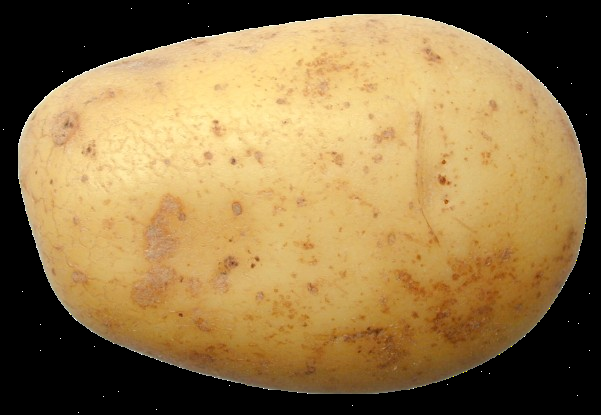
#> input picture dataset/fresh/freshPotato (1).png, 601 x 415 px, found by its file name; its folder holds only this picture in this run
$ jupyter execute --allow-errors Percobaan3_512_3_norm.ipynb   (older library calls are emulated)
#> lines starting #> are read from the running program, lines starting #| are printed output that depends on the picture
# Import Library

[cell 1]
import os
import cv2 as cv
import matplotlib.pyplot as plt
import numpy as np
import pandas as pd
from sklearn.model_selection import train_test_split, cross_val_predict
from sklearn.metrics import accuracy_score, classification_report
from skimage.feature import graycomatrix, graycoprops
from scipy.stats import entropy
from sklearn.ensemble import RandomForestClassifier
from sklearn.svm import SVC
from sklearn.neighbors import KNeighborsClassifier
from sklearn.metrics import accuracy_score, precision_score, recall_score, f1_score, confusion_matrix, classification_report
from sklearn.metrics import (confusion_matrix, ConfusionMatrixDisplay)
import seaborn as sns

Library seperti os digunakan untuk mengelola file dan direktori, sedangkan cv2 dari OpenCV. matplotlib.pyplot dan seaborn digunakan untuk visualisasi data dan hasil analisis. numpy dan pandas adalah pustaka fundamental untuk pengolahan array dan manipulasi data tabel. Untuk fitur dan tekstur gambar, digunakan graycomatrix dan graycoprops dari skimage, serta entropy dari scipy.stats. Library sklearn menyediakan berbagai alat penting dalam machine learning, seperti pemisahan data (train_test_split), validasi silang (cross_val_predict), pemodelan menggunakan algoritma seperti Random Forest, SVM, dan K-Nearest Neighbors, serta evaluasi performa model melalui metrik seperti akurasi, presisi, recall, F1-score, dan confusion matrix. Keseluruhan library ini bekerja sama untuk membangun sistem analisis citra berbasis machine learning yang terstruktur dan efisien.

# Define Resize Function

[cell 2]
def resize(image, new_row, new_column):
    row, column = image.shape
    new_image = np.zeros((new_row, new_column), dtype=np.uint8)

    for i in range(new_row):
        for j in range(new_column):
            x = int(i * row / new_row)
            y = int(j * column / new_column)

            x = min(x, row - 1)
            y = min(y, column - 1)

            new_image[i, j] = image[x, y]

    return new_image

Fungsi di atas merupakan fungsi resize manual yang digunakan untuk mengubah ukuran citra grayscale ke dimensi baru dengan metode nearest neighbor. Setiap piksel pada citra hasil mengambil nilai dari piksel terdekat di citra asli berdasarkan skala. Fungsi ini membantu standarisasi ukuran citra sebelum proses ekstraksi fitur dalam sistem analisis citra berbasis machine learning.

# Define Display Function

[cell 3]
def display(data, labels, samples_per_label=5):
    unique_labels = np.unique(labels)
    num_unique_labels = len(unique_labels)

    plt.figure(figsize=(samples_per_label * 2, num_unique_labels * 2))

    for i, label in enumerate(unique_labels):
        indices = np.where(labels == label)[0]

        selected_indices = indices[:samples_per_label]

        for j, idx in enumerate(selected_indices):
            plt.subplot(num_unique_labels, samples_per_label, i * samples_per_label + j + 1)
            plt.imshow(data[idx], cmap='gray')
            plt.axis('off')

            if j == 0:
                plt.title(f"Label: {label}")

    plt.tight_layout()
    plt.show()

Fungsi ini secara umum digunakan untuk menampilkan contoh-contoh gambar dari setiap kategori dalam dataset secara terstruktur. Gambar-gambar ditampilkan dalam grid, di mana setiap baris dikelompokkan berdasarkan label atau kelas yang berbeda. Untuk setiap kategori, sejumlah gambar akan ditampilkan dalam beberapa baris dan kolom sesuai jumlah yang telah ditentukan. Fungsi ini membantu dalam memvisualisasikan sebaran data dan memastikan bahwa gambar dalam setiap kategori telah dimuat dengan benar. Judul label ditampilkan hanya sekali di bagian atas blok gambar agar lebih jelas dan tidak membingungkan.

# Data Loading

[cell 4]
data = []
labels = []
file_name = []

for sub_folder in os.listdir("dataset\\"):
    sub_folder_files = os.listdir(os.path.join("dataset\\", sub_folder))
    for i, filename in enumerate(sub_folder_files):
        img_path = os.path.join("dataset\\", sub_folder, filename)
        img = cv.imread(img_path)
#> img is the input picture: shape (415, 601, 3); mean B, G, R 71.3, 117.6, 145.4

        img = cv.cvtColor(img, cv.COLOR_BGR2GRAY)
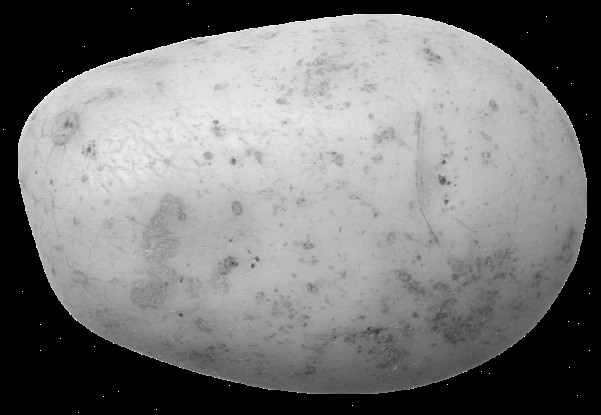
#> img: shape (415, 601); min 0, max 255, mean 120.6
        img = resize(img, 512, 512)  # resize gambar
#> after the loop in resize, `for i in range(new_row):`:
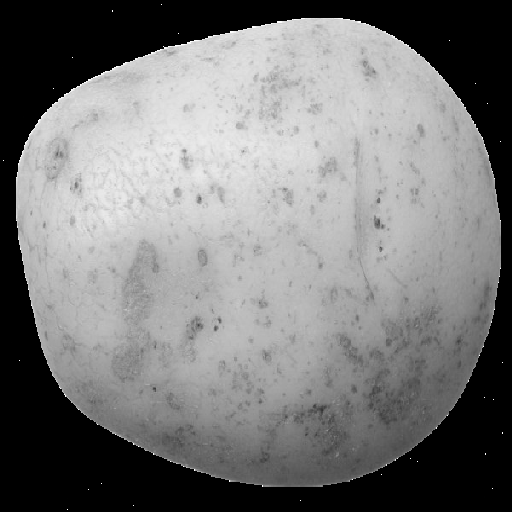
#> new_image: shape (512, 512); min 0, max 255, mean 120.6

        data.append(img)
        labels.append(sub_folder)
        name = os.path.splitext(filename)[0]
        file_name.append(filename)

data = np.array(data)
labels = np.array(labels)

Fungsi pemuatan data ini secara umum bertujuan untuk membaca seluruh gambar dari suatu folder dataset yang tersusun berdasarkan kategori. Setiap gambar yang ditemukan akan diproses dengan cara diubah ke format hitam putih dan disesuaikan ukurannya agar seragam. Proses ini juga menyaring gambar yang rusak atau tidak bisa dibaca. Setelah itu, semua gambar yang telah diproses, beserta informasi kategorinya, dikumpulkan dan disiapkan dalam bentuk struktur data yang rapi agar dapat digunakan pada tahap analisis atau pelatihan model selanjutnya.

# Data Understanding

Kode ini digunakan untuk menampilkan distribusi jumlah data gambar berdasarkan labelnya. `np.unique` menghitung jumlah kemunculan setiap label, lalu hasilnya diurutkan dan divisualisasikan menggunakan diagram batang (`plt.bar`). Grafik ini membantu memahami apakah data seimbang atau tidak antar label. Informasi tambahan seperti total data, jumlah label unik, dan detail distribusi per label juga ditampilkan di konsol untuk memperkuat analisis awal dataset.

[cell 5]
unique_labels, counts = np.unique(labels, return_counts=True)

sorted_indices = np.argsort(unique_labels)
sorted_labels = unique_labels[sorted_indices]
sorted_counts = counts[sorted_indices]

plt.figure(figsize=(6, 4))
plt.bar(sorted_labels, sorted_counts)
plt.xticks(rotation=45)
plt.ylabel("Jumlah Gambar")
plt.title("Distribusi Data per Label")
plt.tight_layout()
plt.show()
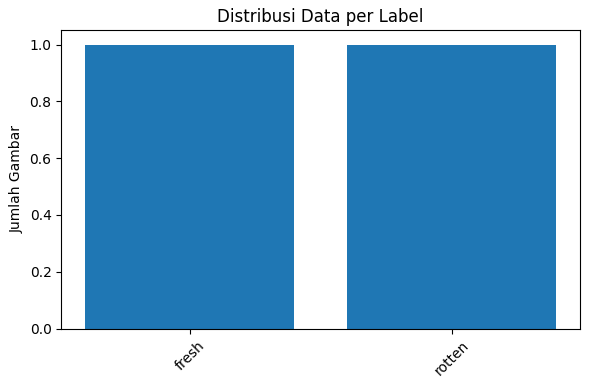
#> figure drawn by matplotlib, 1 panel

print("Jumlah total data:", len(labels))
print("Jumlah label unik:", len(np.unique(labels)))
print("Distribusi label:")
for label, count in zip(sorted_labels, sorted_counts):
    print(f"  {label}: {count} file")

# Display Sample

[cell 6]
display(data, labels)
#> in display, `plt.show()`:
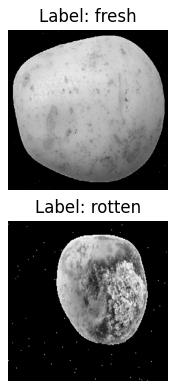
#> figure drawn by matplotlib, 2 panels

# Preprocessing

## Define Preprocessing Function

[cell 7]
def median(image, size):
    paddedImage = np.pad(image, ((size//2, size//2), (size//2, size//2)), mode='edge')
    newImage = np.zeros(image.shape)

    for y in range(image.shape[1]):
        for x in range(image.shape[0]):
            area = paddedImage[y:y + size, x:x + size]
            values = area.flatten()
            sortedValues = sorted(values)
            medianValue = sortedValues[len(sortedValues) // 2]
            newImage[y, x] = medianValue
    return newImage

def normalisasi(image):
    baris, kolom = image.shape
    canvas = np.zeros_like(image)
    min_value = np.min(image)
    max_value = np.max(image)
    rentang = max_value - min_value

    for i in range(baris):
        for j in range(kolom):
            canvas[i,j] = ((image[i,j] - min_value) / rentang) * 255

    canvas = canvas.astype(np.uint8)
    return canvas

Fungsi di atas merupakan median filter yang memiliki dua buah parameter masing-masing adalah image yang akan memuat gambar dan size yang akan memuat ukuran kernel filter median itu sendiri. Fungsi secara garis besar akan memproses gambar dengan melakukan perulangan tiap area berdasarkan ukuran kernel pada argumen dan fungsi normalisasi di atas digunakan untuk menjadi citra normal dengan cara membatasi warna piksel agar tetap berada di range 0-255.

## Preprocessing

[cell 8]
data_preprocessed = []
labels_preprocessed = []

for i in range(len(data)):
    img = data[i]
    lbl = labels[i]

    img_median = median(img, 3)
    img_norm = normalisasi(img_median)
    data_preprocessed.append(img_norm)
    labels_preprocessed.append(lbl)
#> this loop made 2 passes
#> (lbl, baris in normalisasi, kolom in normalisasi, min_value in normalisasi, max_value in normalisasi, rentang in normalisasi) on passes 1 to 2: ('fresh', 512, 512, 0, 255, 255), ('rotten', 512, 512, 0, 255, 255)
#> pass 2, in median (call 2), `paddedImage = np.pad(image, ((size//2, size//2), (size//2, size//2)), ..`:
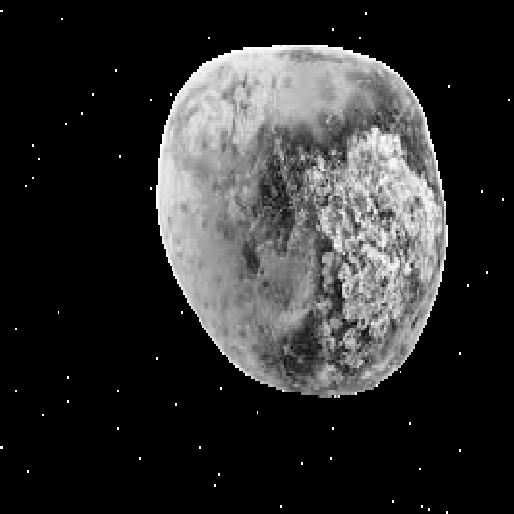
#> paddedImage: shape (514, 514); min 0, max 255, mean 47
#> after the loop, data_preprocessed = 2 items; labels_preprocessed = ['fresh', 'rotten']
#> (the rest of the program and of its run is left out)
